Frame 1 (no input): blank canvas, image omitted
Frame 60 (the mouse pressed at the canvas centre just before this capture): blank canvas, image omitted
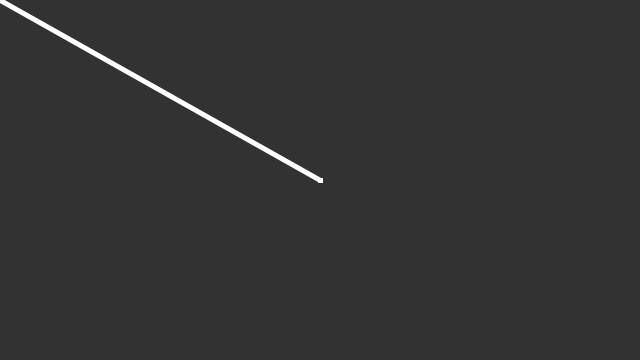
Frame 120 (the mouse held since frame 60 and released just before this capture)

The Processing sketch whose frames 1 and 60 were blank and that drew this single picture after the mouse press (run headless with seeded random() and noise(); from frame 60 on, the mouse is pressed at the canvas centre):

// Processing sketch: sketch_160729b
// ── sketch_160729b.pde
void setup() {
  // Set size of the window
  size(640, 360);
  background(50);
};

void draw() {
  fill(150);
  stroke(255);
  strokeWeight(5);
  line(pmouseX, pmouseY, mouseX, mouseY);
};

void mousePressed(){
  background(50);
}

void keyPressed(){
background(0,255,0);
}
